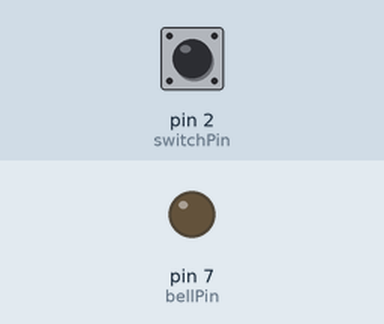
The sketch below on a simulated Arduino Uno, built with avr-gcc and run on an emulated ATmega328P. Shown: output pins drawn as LEDs (lit = HIGH). The test bench sets the inputs (shaded band); at power-on: pin 2 (switchPin) LOW.

Above: at 1.2 s.
1.3 s: pin 2 (switchPin) pulled HIGH for 0.15 s
At 1.9 s:
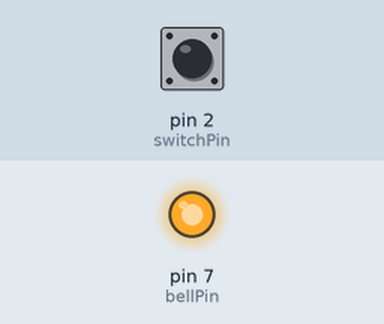
2.9 s: pin 2 (switchPin) pulled HIGH for 1 s
At 4.2 s:
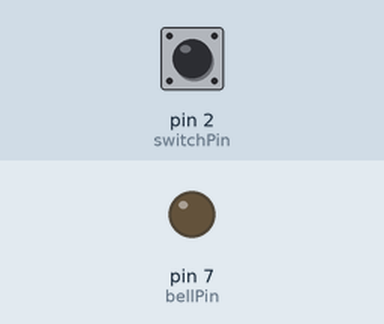
5.4 s: pin 2 (switchPin) pulled HIGH for 3.2 s
At 6.2 s:
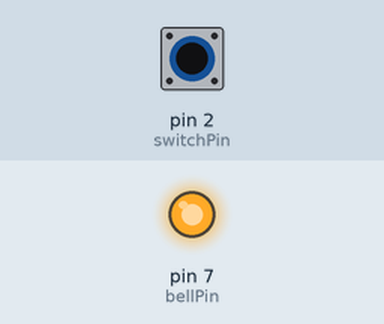
Timing chart, 0 to 8.4 s (numbered marks = the images above; inputs shaded):
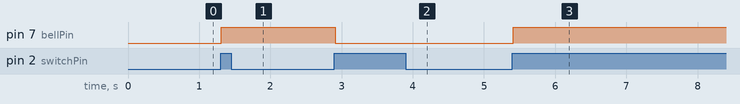

The sketch:

Door_bell_Switch_.ino
```cpp
/* Name   : Himanshu Verma
   Class  : AIML-2 Gp-2
   Roll No: 19BCS6141 */

//defining contants
const int switchPin = 2;
const int bellPin = 7;

// defining state
int bellState = LOW;
int switchState=LOW;
int lastswitchState = LOW;

// initialising
unsigned long lastDebounceTime = 0;
unsigned long debounceDelay = 10;

//Declaring input and output mode of digital pins
void setup()
{
pinMode(switchPin, INPUT);
pinMode(bellPin, OUTPUT);
digitalWrite(bellPin, bellState);
}

//setup code for bell
void loop()
{
int reading = digitalRead(switchPin);

if (reading != lastswitchState)
{
lastDebounceTime = millis();
}
if ((millis() - lastDebounceTime) > debounceDelay)
{
if (reading != switchState)
{
switchState = reading;
if (switchState == HIGH)
{
bellState = !bellState;
}
}
}

digitalWrite(bellPin, bellState);

lastswitchState:
lastswitchState = reading;
}
```

Measured:
- after the input at 1.3 s, pin 7 (bellPin): LOW → HIGH at once
- after the input at 2.9 s, pin 7 (bellPin): HIGH → LOW at once
- after the input at 5.4 s, pin 7 (bellPin): LOW → HIGH at once
